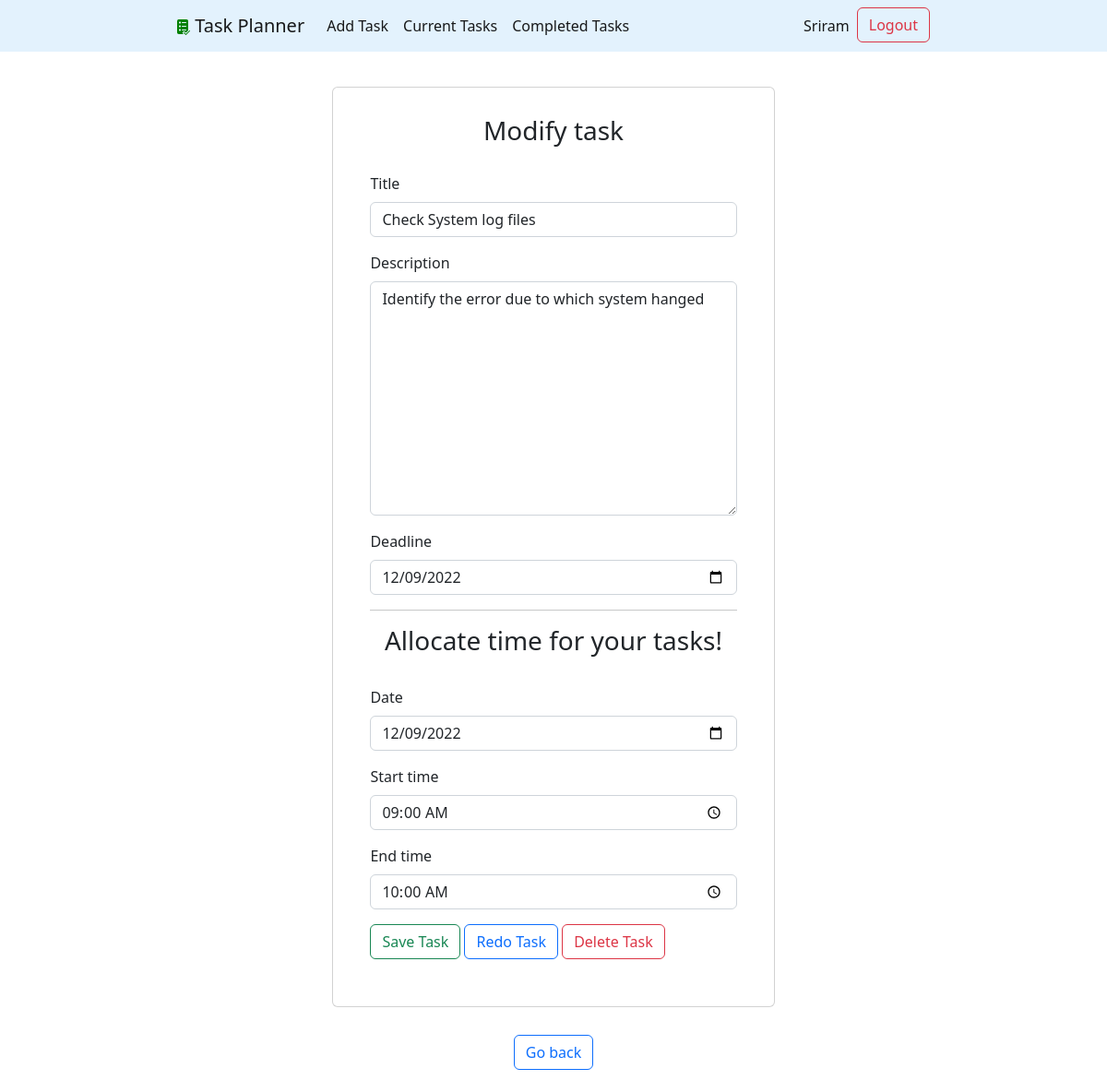
The page /task/21 (signed in) on the database as committed earlier.
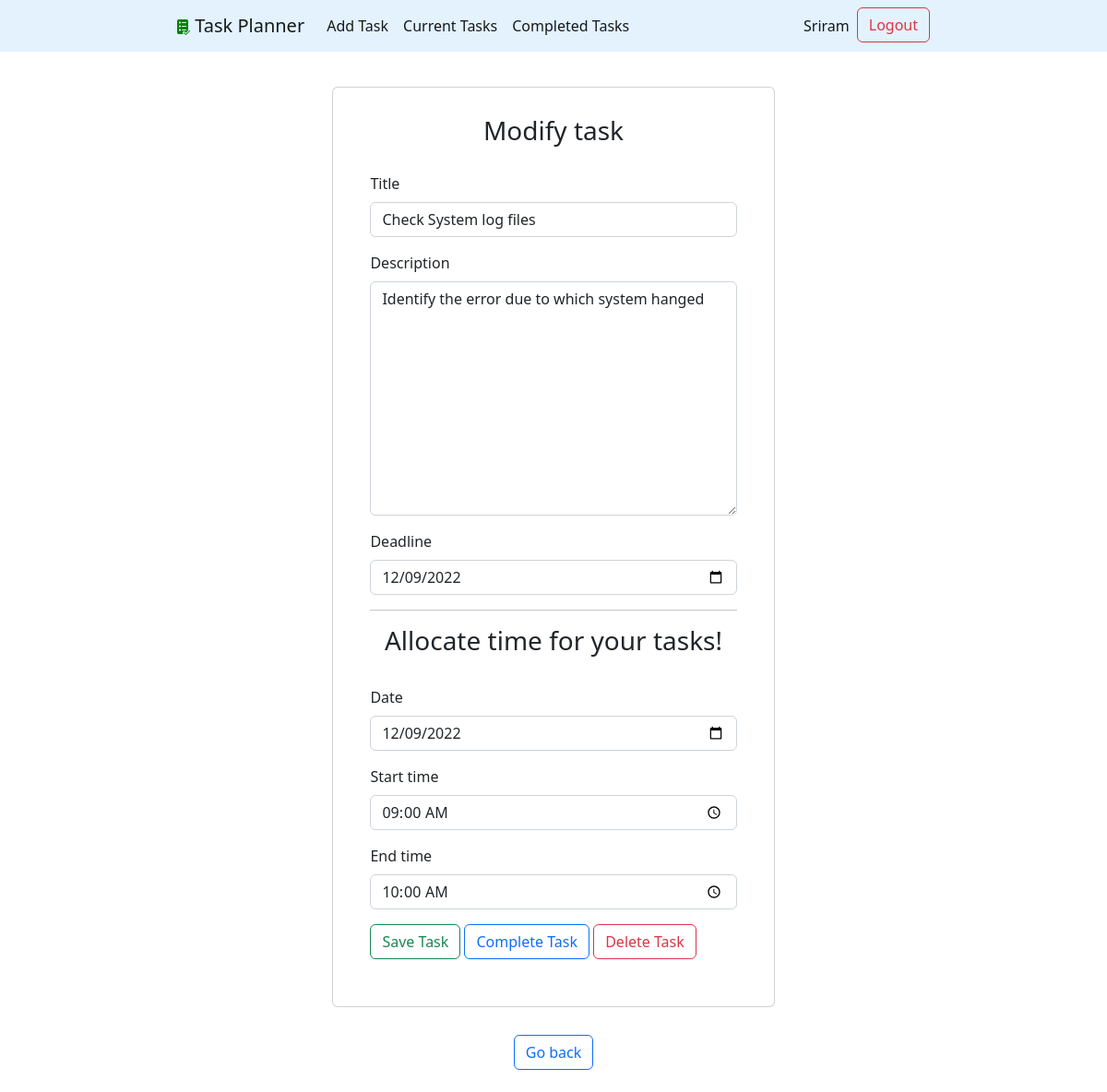
The same page on the database as committed later.
### taskplanner/views.py (the view, shortened to what this page needs)
# urls.py: path('task/<int:task_pk>', views.viewtask, name='viewtask'),
@login_required
def viewtask(request, task_pk):
    task = get_object_or_404(Task,pk=task_pk, user = request.user)
    data = {'task':task,'form': TaskForm(task)}
    if request.method == 'GET':
        form = TaskForm(instance=task)
        data['form'] = form
        return render(request, 'taskplanner/task.html', data)

### taskplanner/forms.py
class TaskForm(ModelForm):
    deadline = forms.DateField(widget=forms.TextInput(attrs={'type':'date'}))
    do_date = forms.DateField(widget=forms.TextInput(attrs={'type':'date'}))
    start_time = forms.TimeField(widget=forms.TextInput(attrs={'type':'time'}))
    end_time = forms.TimeField(widget=forms.TextInput(attrs={'type':'time'}))
    class Meta:
        model = Task
        fields = ['title','description','deadline','do_date','start_time','end_time']
    def __init__(self,*args, **kwargs):
        super().__init__(*args, **kwargs)
        for field in self.fields:
            data = {
                "class": "form-control"
            }
            self.fields[str(field)].widget.attrs.update(
                data
            )

### taskplanner/templates/taskplanner/task.html (shortened to what this page needs)
{% extends 'taskplanner/base.html'%}
{% block content %}
    <div class="card task">
        <h3 class="text-center">Modify task</h3>
        <form action="" method="post" class="task">
            {% for field in form %}
                {% if field.label == 'Do date' %}
                    <hr>
                    <h3 class="text-center"> Allocate time for your tasks!</h3>
                    <br>
                    <div class="mb-3">
                        <label class="form-label">Date</label>
                        {{field}}</div>
                {% else %}
                <div class="mb-3">
                    <label class="form-label">{{field.label}}</label>
                    {{field}}</div>
                {% endif %}
            {% endfor %}
        <button type="submit" class="btn btn-outline-success"> Save Task</button>
        {% if task.completed is not True %}
        <button type="button" class="btn btn-outline-primary" onclick="$('#complete').click()">Complete Task</button>
        {% else %}
        <button type="button" class="btn btn-outline-primary" onclick="$('#complete').click()">Redo Task </button>
        {% endif %}
        <button type="button" class="btn btn-outline-danger" onclick="$('#delete').click()">Delete Task </button>
        </form>
    </div>
<a href="{% url 'home' %}" class="btn btn-outline-primary"> Go back </a>
<br>
{% endblock %}

Rows that differ between the two databases and show on the page:
changed Task "Check System log files": completed True → False (drawn)
Other text that changed with them:
text no longer shown: "Redo Task"
text now shown: "Complete Task"
